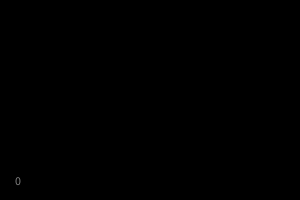
Frame 1 (no input)
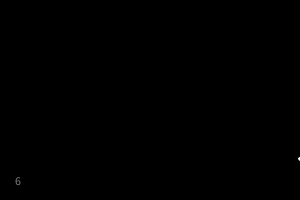
Frame 60 (the mouse pressed at the canvas centre just before this capture)
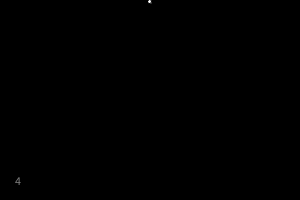
Frame 120 (the mouse held since frame 60 and released just before this capture)

The Processing sketch that drew these frames (run headless with seeded random() and noise(); from frame 60 on, the mouse is pressed at the canvas centre):

// Processing sketch: processing_172103
// ── processing_172103.pde

float posX, posY, velX, velY;
int sz = 20;

int totalRebots = 0;

void setup() {
  size(300, 200);
  posX = width/2;
  posY = height/2;
  velX = random(8, 15);
  velY = random(8, 15);
}

void draw() {
  background(0);

  actualizaPosiciones();
  dibujaBola();
  cuentaRebotes();
}
void actualizaPosiciones() {
  posX = posX+velX;
  posY = posY+velY;
}

void dibujaBola() {
  background(0);

  if (totalRebots<20) {
    fill(255);
    ellipse(posX, posY, totalRebots, totalRebots);
  } else if (totalRebots<40) {
    fill(255, 0, 0);
    rect(posX, posY, totalRebots, totalRebots);
  } else if (totalRebots<60) {
    fill(0, 255, 0);
    ellipse(posX, posY, totalRebots, totalRebots);
  }
  else {
    fill(255);
 ellipse(posX, posY, totalRebots, totalRebots);}
} 




void cuentaRebotes() {
  if ((posX<0)||(posX>width)) {
    velX = -velX;
    totalRebots ++;
  } 
  //comprobem posY
  if ((posY<0)||(posY>height)) {
    velY = -velY;
    totalRebots ++;
  }
  fill(127);
  //i finalment, escribim
  text (totalRebots, 15, height-15);
}

void mousePressed() {
  
  
totalRebots = 0;}
